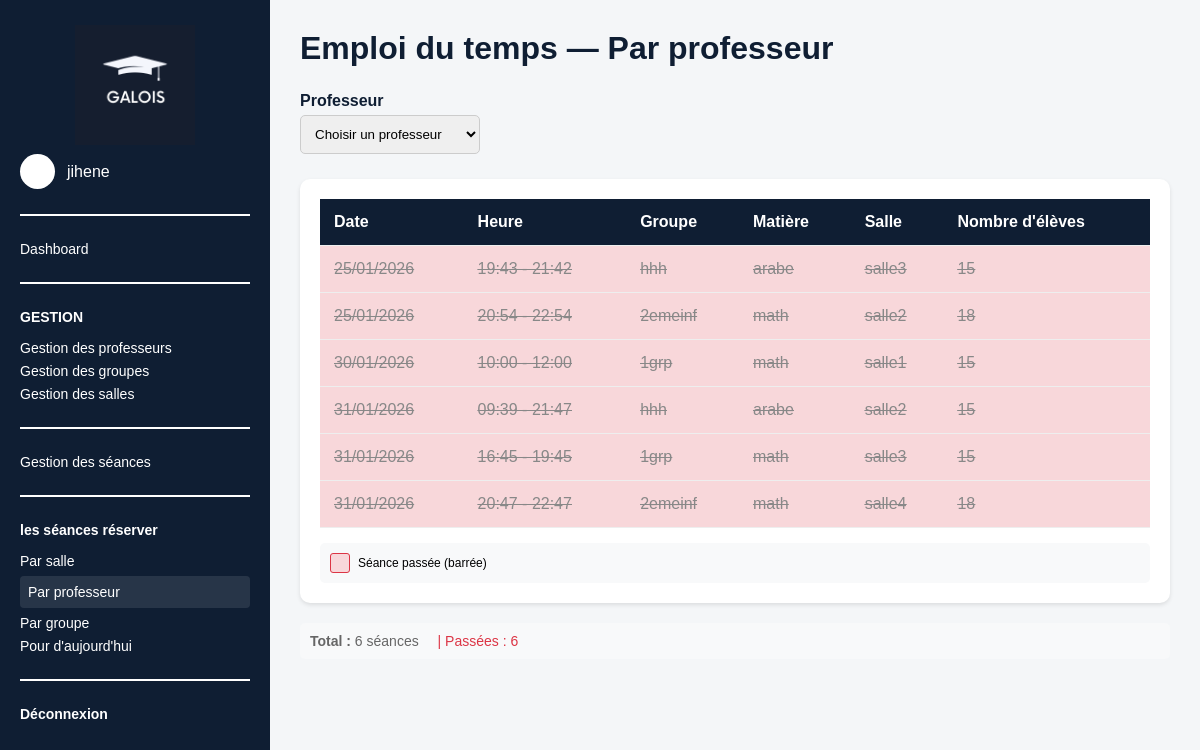
The app's page /emplois/professeur/ (signed in), older data.
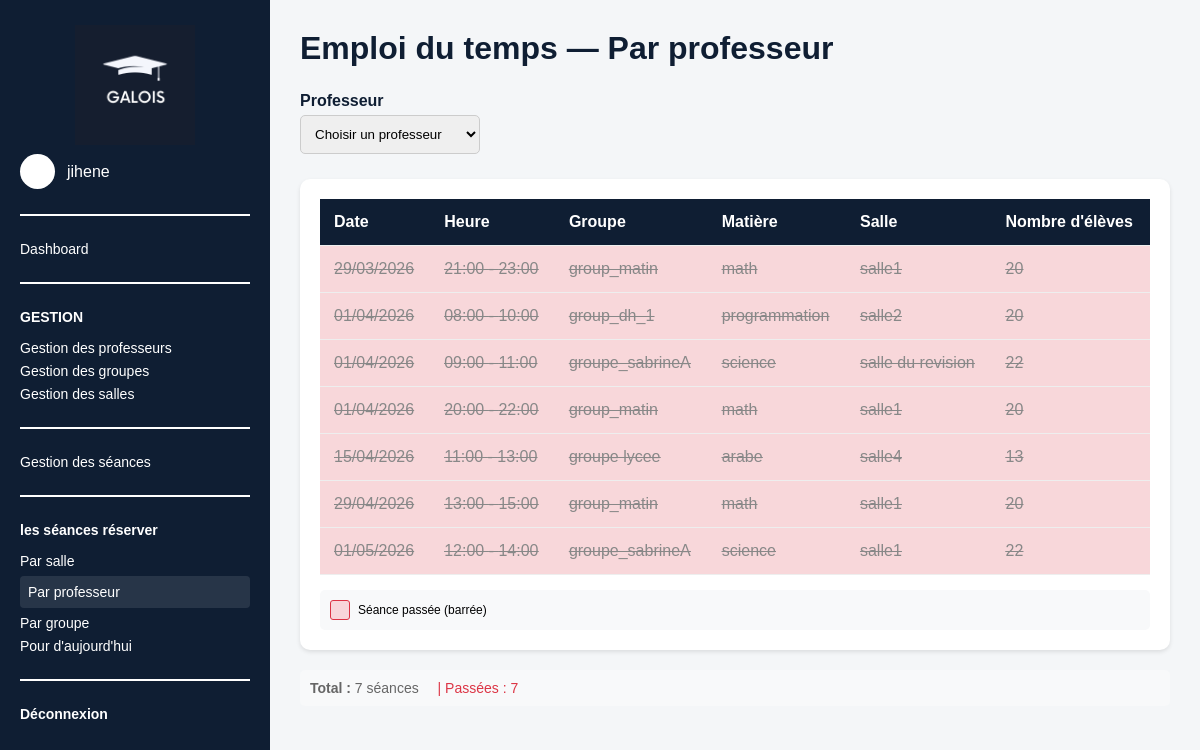
The same page, newer data.
### emploi_du_temps/models.py (models this page shows, shortened)
class Seance(models.Model):
    groupe = models.ForeignKey(Groupe, on_delete=models.CASCADE, related_name='seances')
    salle = models.ForeignKey(Salle, on_delete=models.CASCADE, related_name='seances')
    date = models.DateField()
    heure_debut = models.TimeField()
    heure_fin = models.TimeField()
    class Meta:
        ordering = ['date', 'heure_debut']

class Groupe(models.Model):
    nom = models.CharField(max_length=100)
    professeur = models.ForeignKey(Professeur, on_delete=models.CASCADE, related_name='groupes')
    matiere = models.ForeignKey(Matiere, on_delete=models.CASCADE, related_name='groupes')
    nombre_etudiants = models.IntegerField()
    class Meta:
        unique_together = ('nom', 'professeur', 'matiere')

class Matiere(models.Model):
    nom = models.CharField(max_length=100, unique=True)

class Salle(models.Model):
    nom = models.CharField(max_length=50, unique=True)
    capacite = models.IntegerField()

### emploi_du_temps/views.py (the view)
# urls.py: path('emplois/professeur/', views.emploi_par_professeur, name='emploi_professeur'),
@login_required
def emploi_par_professeur(request):
    from datetime import date
    professeur_id = request.GET.get('professeur')
    date_debut = request.GET.get('date_debut')
    date_fin = request.GET.get('date_fin')
    seances = Seance.objects.all()
    if professeur_id:
        seances = seances.filter(groupe__professeur_id=professeur_id)
    if date_debut:
        try:
            seances = seances.filter(date__gte=date_debut)
        except ValueError:
            pass
    if date_fin:
        try:
            seances = seances.filter(date__lte=date_fin)
        except ValueError:
            pass
    seances = seances.order_by('date', 'heure_debut')
    total_seances = seances.count()
    today = date.today()
    seances_passees = 0
    for seance in seances:
        if seance.date < today:
            seances_passees += 1
    for seance in seances:
        seance.est_passee = seance.date < today
    professeurs = Professeur.objects.all()
    professeur_selectionne = None
    if professeur_id:
        try:
            professeur_selectionne = Professeur.objects.get(id=professeur_id)
        except Professeur.DoesNotExist:
            pass
    return render(request, 'emploi-par-professeur.html', {
        'seances': seances,
        'professeurs': professeurs,
        'professeur_selectionne': professeur_selectionne,
        'professeur_id': professeur_id,
        'date_debut': date_debut or '',
        'date_fin': date_fin or '',
        'total_seances': total_seances,
        'seances_passees': seances_passees,
    })

### emploi_du_temps/models.py (called while the page is built)
    @property
    def nom_complet(self):
        return f"{self.prenom} {self.nom}"

### emploi_du_temps/templates/emploi-par-professeur.html (shortened to what this page needs)
<!DOCTYPE html>
<html lang="fr">
<head>
    {% load static %}
</head>
<body>
<div class="container">
    <aside class="sidebar">
        <div class="logo-box">
            <img src="{% static 'images/logo.png' %}" class="logo-sidebar">
        </div>
        <div class="admin-line">
            <div class="small-avatar"></div>
            <span>{{ request.user.username }}</span>
        </div>
        <hr>
        <a href="{% url 'dashboard' %}">Dashboard</a>
        <hr>
        <p class="menu-title">GESTION</p>
        <a href="{% url 'professeurs' %}">Gestion des professeurs</a>
        <a href="{% url 'groupes' %}">Gestion des groupes</a>
        <a href="{% url 'salles' %}">Gestion des salles</a>
        <hr>
        <a href="{% url 'seances' %}">Gestion des séances</a>
        <hr>
        <p class="menu-title">les séances réserver</p>
        <a href="{% url 'emploi_salle' %}">Par salle</a>
        <a href="{% url 'emploi_professeur' %}" class="active">Par professeur</a>
        <a href="{% url 'emploi_groupe' %}">Par groupe</a>
        <a href="{% url 'emploi_today' %}">Pour d'aujourd'hui</a>
        <hr>
        <a href="{% url 'logout' %}" class="logout">Déconnexion</a>
    </aside>
    <main class="content">
        <h1>Emploi du temps — Par professeur</h1>
        <form method="get">
            <div class="filter-bar">
                <div>
                    <label style="display:block;margin-bottom:5px;font-weight:bold;color:#0f1e33;">
                        Professeur
                    </label>
                    <select name="professeur" onchange="this.form.submit()">
                        <option value="">Choisir un professeur</option>
                    </select>
                </div>
            </div>
        </form>
        <div class="table-container">
            {% if seances %}
            <table>
                <thead>
                    <tr>
                        <th>Date</th>
                        <th>Heure</th>
                        <th>Groupe</th>
                        <th>Matière</th>
                        <th>Salle</th>
                        <th>Nombre d'élèves</th>
                    </tr>
                </thead>
                <tbody>
                    {% for seance in seances %}
                    <tr {% if seance.est_passee %}class="seance-passee"{% endif %}>
                        <td>{{ seance.date|date:"d/m/Y" }}</td>
                        <td>{{ seance.heure_debut|time:"H:i" }} - {{ seance.heure_fin|time:"H:i" }}</td>
                        <td>{{ seance.groupe.nom }}</td>
                        <td>{{ seance.groupe.matiere.nom }}</td>
                        <td>{{ seance.salle.nom }}</td>
                        <td>{{ seance.groupe.nombre_etudiants }}</td>
                    </tr>
                    {% endfor %}
                </tbody>
            </table>
            <div class="legende">
                <div class="legende-item">
                    <div class="legende-passe"></div>
                    <span>Séance passée (barrée)</span>
                </div>
            </div>
            {% else %}
            <div class="empty-state">
                <p>Sélectionnez un professeur pour voir son emploi du temps.</p>
            </div>
            {% endif %}
        </div>
        {% if seances %}
        <div class="stats">
            <strong>Total :</strong> {{ total_seances }} séance{{ total_seances|pluralize:"s" }}
            {% if seances_passees > 0 %}
            <span style="color: #dc3545; margin-left: 15px;">
                | Passées : {{ seances_passees }}
            </span>
            {% endif %}
        </div>
        {% endif %}
    </main>
</div>
</body>
</html>

Row changes from the older to the newer data that the page shows:
removed Seance: date "25/01/2026", heure_debut "19:43", heure_fin "21:42", groupe.nom "hhh", groupe.matiere.nom "arabe", salle.nom "salle3", groupe.nombre_etudiants "15"
removed Seance: date "25/01/2026", heure_debut "20:54", heure_fin "22:54", groupe.nom "2emeinf", groupe.matiere.nom "math", salle.nom "salle2", groupe.nombre_etudiants "18"
removed Seance: date "30/01/2026", heure_debut "10:00", heure_fin "12:00", groupe.nom "1grp", groupe.matiere.nom "math", salle.nom "salle1", groupe.nombre_etudiants "15"
removed Seance: date "31/01/2026", heure_debut "09:39", heure_fin "21:47", groupe.nom "hhh", groupe.matiere.nom "arabe", salle.nom "salle2", groupe.nombre_etudiants "15"
removed Seance: date "31/01/2026", heure_debut "16:45", heure_fin "19:45", groupe.nom "1grp", groupe.matiere.nom "math", salle.nom "salle3", groupe.nombre_etudiants "15"
removed Seance: date "31/01/2026", heure_debut "20:47", heure_fin "22:47", groupe.nom "2emeinf", groupe.matiere.nom "math", salle.nom "salle4", groupe.nombre_etudiants "18"
added Seance: date "29/03/2026", heure_debut "21:00", heure_fin "23:00", groupe.nom "group_matin", groupe.matiere.nom "math", salle.nom "salle1", groupe.nombre_etudiants "20"
added Seance: date "01/04/2026", heure_debut "08:00", heure_fin "10:00", groupe.nom "group_dh_1", groupe.matiere.nom "programmation", salle.nom "salle2", groupe.nombre_etudiants "20"
added Seance: date "01/04/2026", heure_debut "09:00", heure_fin "11:00", groupe.nom "groupe_sabrineA", groupe.matiere.nom "science", salle.nom "salle du revision", groupe.nombre_etudiants "22"
added Seance: date "01/04/2026", heure_debut "20:00", heure_fin "22:00", groupe.nom "group_matin", groupe.matiere.nom "math", salle.nom "salle1", groupe.nombre_etudiants "20"
added Seance: date "15/04/2026", heure_debut "11:00", heure_fin "13:00", groupe.nom "groupe lycee", groupe.matiere.nom "arabe", salle.nom "salle4", groupe.nombre_etudiants "13"
added Seance: date "29/04/2026", heure_debut "13:00", heure_fin "15:00", groupe.nom "group_matin", groupe.matiere.nom "math", salle.nom "salle1", groupe.nombre_etudiants "20"
added Seance: date "01/05/2026", heure_debut "12:00", heure_fin "14:00", groupe.nom "groupe_sabrineA", groupe.matiere.nom "science", salle.nom "salle1", groupe.nombre_etudiants "22"
Text that changed along with them:
{{ total_seances }}: "6" → "7"
{{ seances_passees }}: "6" → "7"
